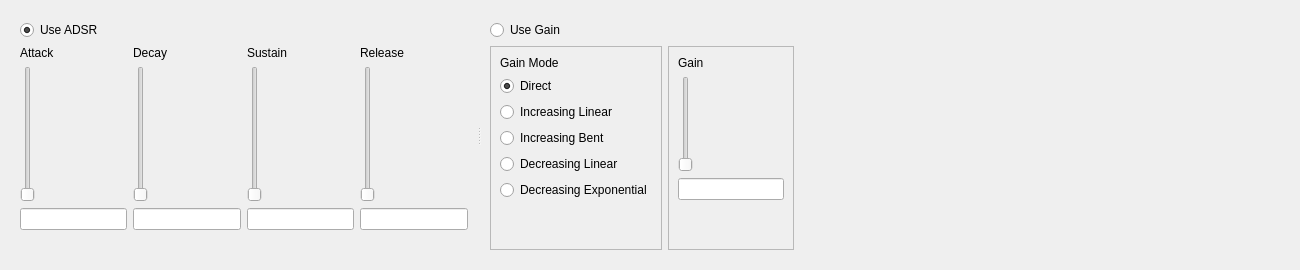
                       <widget class="QWidget" name="envelope_tab">
                        <attribute name="title">
                         <string>Envelope</string>
                        </attribute>
                        <layout class="QHBoxLayout" name="horizontalLayout_4">
                         <item>
                          <widget class="QSplitter" name="splitter_4">
                           <property name="orientation">
                            <enum>Qt::Horizontal</enum>
                           </property>
                           <widget class="QFrame" name="adsr_box">
                            <layout class="QGridLayout" name="gridLayout_6">
                             <item row="4" column="1">
                              <widget class="QLabel" name="decay_eu_label">
                               <property name="text">
                                <string/>
                               </property>
                              </widget>
                             </item>
                             <item row="3" column="3">
                              <widget class="QLineEdit" name="sus_rate_setting"/>
                             </item>
                             <item row="1" column="1">
                              <widget class="QLabel" name="decay_label">
                               <property name="text">
                                <string>Decay</string>
                               </property>
                              </widget>
                             </item>
                             <item row="1" column="3">
                              <widget class="QLabel" name="sus_rate_label">
                               <property name="toolTip">
                                <string>Sustain rate</string>
                               </property>
                               <property name="text">
                                <string>Release</string>
                               </property>
                              </widget>
                             </item>
                             <item row="2" column="1">
                              <widget class="QSlider" name="decay_slider">
                               <property name="maximum">
                                <number>7</number>
                               </property>
                               <property name="orientation">
                                <enum>Qt::Vertical</enum>
                               </property>
                              </widget>
                             </item>
                             <item row="3" column="0">
                              <widget class="QLineEdit" name="attack_setting"/>
                             </item>
                             <item row="2" column="3">
                              <widget class="QSlider" name="sus_rate_slider">
                               <property name="maximum">
                                <number>31</number>
                               </property>
                               <property name="orientation">
                                <enum>Qt::Vertical</enum>
                               </property>
                              </widget>
                             </item>
                             <item row="3" column="2">
                              <widget class="QLineEdit" name="sus_level_setting"/>
                             </item>
                             <item row="1" column="2">
                              <widget class="QLabel" name="sus_level_label">
                               <property name="toolTip">
                                <string>Sustain level</string>
                               </property>
                               <property name="text">
                                <string>Sustain</string>
                               </property>
                              </widget>
                             </item>
                             <item row="3" column="1">
                              <widget class="QLineEdit" name="decay_setting"/>
                             </item>
                             <item row="2" column="0">
                              <widget class="QSlider" name="attack_slider">
                               <property name="maximum">
                                <number>15</number>
                               </property>
                               <property name="orientation">
                                <enum>Qt::Vertical</enum>
                               </property>
                              </widget>
                             </item>
                             <item row="1" column="0">
                              <widget class="QLabel" name="attack_label">
                               <property name="text">
                                <string>Attack</string>
                               </property>
                              </widget>
                             </item>
                             <item row="0" column="0" colspan="2">
                              <widget class="QRadioButton" name="select_adsr_mode">
                               <property name="text">
                                <string>Use ADSR</string>
                               </property>
                               <property name="checked">
                                <bool>true</bool>
                               </property>
                               <attribute name="buttonGroup">
                                <string notr="true">envelope_mode_button_group</string>
                               </attribute>
                              </widget>
                             </item>
                             <item row="2" column="2">
                              <widget class="QSlider" name="sus_level_slider">
                               <property name="maximum">
                                <number>7</number>
                               </property>
                               <property name="orientation">
                                <enum>Qt::Vertical</enum>
                               </property>
                              </widget>
                             </item>
                             <item row="4" column="2">
                              <widget class="QLabel" name="sus_level_eu_label">
                               <property name="text">
                                <string/>
                               </property>
                              </widget>
                             </item>
                             <item row="4" column="3">
                              <widget class="QLabel" name="sus_rate_eu_label">
                               <property name="text">
                                <string/>
                               </property>
                              </widget>
                             </item>
                             <item row="4" column="0">
                              <widget class="QLabel" name="attack_eu_label">
                               <property name="text">
                                <string/>
                               </property>
                              </widget>
                             </item>
                            </layout>
                           </widget>
                           <widget class="QFrame" name="gain_box">
                            <layout class="QGridLayout" name="gridLayout_11">
                             <item row="1" column="1">
                              <widget class="QFrame" name="gain_frame">
                               <property name="frameShape">
                                <enum>QFrame::StyledPanel</enum>
                               </property>
                               <property name="frameShadow">
                                <enum>QFrame::Raised</enum>
                               </property>
                               <layout class="QVBoxLayout" name="verticalLayout_4">
                                <item>
                                 <widget class="QLabel" name="gain_label">
                                  <property name="text">
                                   <string>Gain</string>
                                  </property>
                                 </widget>
                                </item>
                                <item>
                                 <widget class="QSlider" name="gain_slider">
                                  <property name="maximum">
                                   <number>127</number>
                                  </property>
                                  <property name="orientation">
                                   <enum>Qt::Vertical</enum>
                                  </property>
                                 </widget>
                                </item>
                                <item>
                                 <widget class="QLineEdit" name="gain_setting"/>
                                </item>
                                <item>
                                 <widget class="QLabel" name="gain_setting_label">
                                  <property name="text">
                                   <string/>
                                  </property>
                                 </widget>
                                </item>
                                <item>
                                 <widget class="QLabel" name="gain_eu_label">
                                  <property name="text">
                                   <string/>
                                  </property>
                                 </widget>
                                </item>
                               </layout>
                              </widget>
                             </item>
                             <item row="1" column="0">
                              <widget class="QFrame" name="gain_mode_frame">
                               <property name="frameShape">
                                <enum>QFrame::StyledPanel</enum>
                               </property>
                               <property name="frameShadow">
                                <enum>QFrame::Raised</enum>
                               </property>
                               <layout class="QVBoxLayout" name="verticalLayout_3">
                                <item>
                                 <widget class="QLabel" name="gain_mode_label">
                                  <property name="text">
                                   <string>Gain Mode</string>
                                  </property>
                                 </widget>
                                </item>
                                <item>
                                 <widget class="QRadioButton" name="gain_mode_direct">
                                  <property name="text">
                                   <string>Direct</string>
                                  </property>
                                  <property name="checked">
                                   <bool>true</bool>
                                  </property>
                                 </widget>
                                </item>
                                <item>
                                 <widget class="QRadioButton" name="gain_mode_inclin">
                                  <property name="text">
                                   <string>Increasing Linear</string>
                                  </property>
                                 </widget>
                                </item>
                                <item>
                                 <widget class="QRadioButton" name="gain_mode_incbent">
                                  <property name="text">
                                   <string>Increasing Bent</string>
                                  </property>
                                 </widget>
                                </item>
                                <item>
                                 <widget class="QRadioButton" name="gain_mode_declin">
                                  <property name="toolTip">
                                   <string>Not supported in sample definitions</string>
                                  </property>
                                  <property name="text">
                                   <string>Decreasing Linear</string>
                                  </property>
                                 </widget>
                                </item>
                                <item>
                                 <widget class="QRadioButton" name="gain_mode_decexp">
                                  <property name="toolTip">
                                   <string>Not supported in sample definitions</string>
                                  </property>
                                  <property name="text">
                                   <string>Decreasing Exponential</string>
                                  </property>
                                 </widget>
                                </item>
                                <item>
                                 <spacer name="gain_mode_spacer">
                                  <property name="orientation">
                                   <enum>Qt::Vertical</enum>
                                  </property>
                                  <property name="sizeHint" stdset="0">
                                   <size>
                                    <width>20</width>
                                    <height>40</height>
                                   </size>
                                  </property>
                                 </spacer>
                                </item>
                               </layout>
                              </widget>
                             </item>
                             <item row="0" column="0" colspan="2">
                              <widget class="QRadioButton" name="select_gain_mode">
                               <property name="text">
                                <string>Use Gain</string>
                               </property>
                               <attribute name="buttonGroup">
                                <string notr="true">envelope_mode_button_group</string>
                               </attribute>
                              </widget>
                             </item>
                            </layout>
                           </widget>
                          </widget>
                         </item>
                         <item>
                          <spacer name="horizontalSpacer_7">
                           <property name="orientation">
                            <enum>Qt::Horizontal</enum>
                           </property>
                           <property name="sizeHint" stdset="0">
                            <size>
                             <width>40</width>
                             <height>20</height>
                            </size>
                           </property>
                          </spacer>
                         </item>
                         <item>
                          <widget class="EnvelopePreview" name="envelope_preview" native="true">
                           <property name="sizePolicy">
                            <sizepolicy hsizetype="Fixed" vsizetype="Preferred">
                             <horstretch>0</horstretch>
                             <verstretch>0</verstretch>
                            </sizepolicy>
                           </property>
                           <property name="minimumSize">
                            <size>
                             <width>400</width>
                             <height>0</height>
                            </size>
                           </property>
                           <property name="maximumSize">
                            <size>
                             <width>400</width>
                             <height>400</height>
                            </size>
                           </property>
                          </widget>
                         </item>
                         <item>
                          <spacer name="horizontalSpacer">
                           <property name="orientation">
                            <enum>Qt::Horizontal</enum>
                           </property>
                           <property name="sizeHint" stdset="0">
                            <size>
                             <width>40</width>
                             <height>20</height>
                            </size>
                           </property>
                          </spacer>
                         </item>
                        </layout>
                       </widget>
